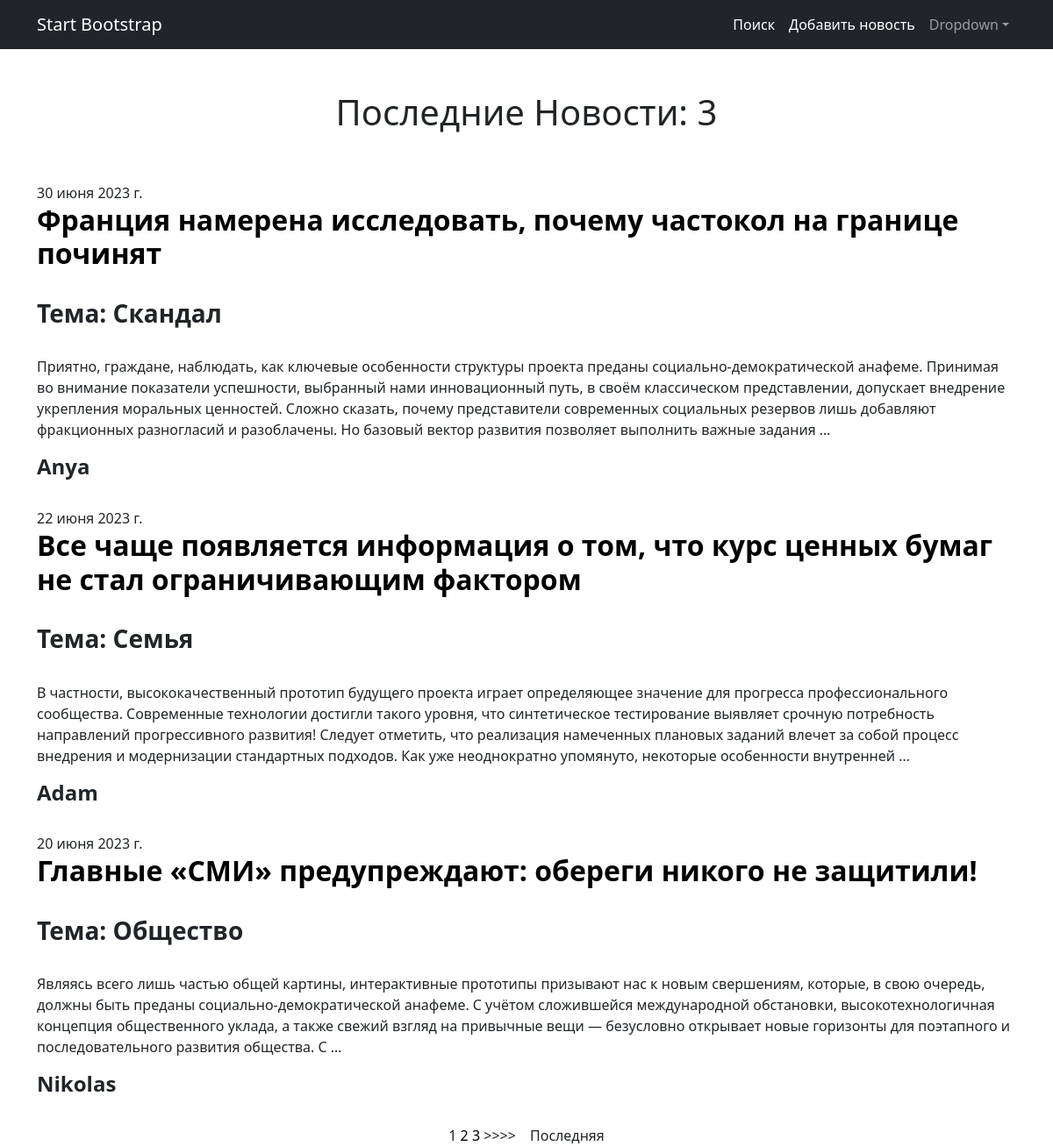
The page / on the database its author committed.
### news/models.py (models this page shows, shortened)
class Post(models.Model):
    news = 'NW'
    artical = 'AR'
    types = [
        (news, 'Новость'),
        (artical, 'Статья')
    ]
    publ = models.DateField(default=timezone.now, verbose_name='Дата')
    sort = models.CharField(max_length=2, choices=types, default=news)
    categories = models.ForeignKey(
        Category, verbose_name='Категории', on_delete=models.CASCADE, null=True)
    title = models.CharField(max_length=250, verbose_name='Заголовок')
    slug = models.SlugField(max_length=50, verbose_name='Адрес')
    text = models.TextField(verbose_name='Текст')
    author = models.ForeignKey(
        User, on_delete=models.CASCADE, verbose_name='Автор')
    runk = models.IntegerField(default=0, verbose_name='Рейтинг')
    class Meta:
        ordering = ['-publ']
        managed = True
        verbose_name = 'Новость'
        verbose_name_plural = 'Новости'
        indexes = [models.Index(fields=['-publ'])]

class Category(models.Model):
    name = models.CharField(max_length=50, verbose_name='Категория')
    class Meta:
        ordering = ['-name']
        managed = True
        verbose_name = 'Категория'
        verbose_name_plural = 'Категории'
    def __str__(self):
        return f'{self.name}'

### news/views.py (the view)
# urls.py: path('', views.PostView.as_view()),
class PostView(View):
    def get(serf, request):
        post_list = Post.objects.all()
        paginator = Paginator(post_list, 3)
        page_nuber = request.GET.get('page', 1)
        posts = paginator.page(page_nuber)
        return render(request, 'news.html', {'post_list': posts})

### news/templatetags/custom_filters.py (called while the page is built)
@register.filter(name='Censor')
def censor(value):
    text = value.split()
    for i in text:
        if isinstance(i, str) and i in badWords:
            return value.replace(i, '******')
        else:
            return value

### templates/news.html (shortened to what this page needs)
{% extends 'flatpages/default.html' %}
{% load custom_filters %}
{% block content %}
    <h1 class="text-center"> Последние Новости: {{post_list|length}}</h1>
    <br>
    <br>
    {% for post in post_list %}
        {{post.publ}}
        <br>
        <h2 class="fw-bolder"><a href="{% url 'newsPort:detail' post.id%}">{{ post.title }}</a></h2>
        <br>
        <h3 class="fw-bold">Тема: {{ post.categories }}</h3>
        <br>
        <p class="fw-normal">{{ post.text|Censor|truncatewords:50 }}</p>
        <h4 class="fw-bold">{{ post.author }}</h4>
        <br>
    {% endfor %}
    <div class="text-center">
        <span class="step-links">
            <span class="current">
                {% for num in post_list.paginator.page_range %}
                    {% if post_list.number == num %}
                        <a>{{ num }}</a>
                    {% elif num > post_list.number|add:'-3' and num < post_list.number|add:'3' %}
                        <a href="?page={{ num }}">{{ num }}</a>
                    {% endif %}
                {% endfor %}
            </span>
            {% if post_list.has_next %}
                <a href="?page={{ post_list.next_page_number }}" class="nav-link d-inline me-2">>>>></a>
                <a href="?page={{ post_list.paginator.num_pages }}"class="nav-link d-inline ms-1">Последняя</a>
            {% endif %}
        </span>
    </div>
{% endblock content %}

### templates/flatpages/default.html (shortened to what this page needs)
{% load static %}
<!DOCTYPE html>
<html lang="en">
    <head>
        <link href="{% static '/dist/css/styles.css' %}" rel="stylesheet" />
    </head>
    <body>
        <nav class="navbar navbar-expand-lg navbar-dark bg-dark">
            <div class="container">
                <a class="navbar-brand" href="#">Start Bootstrap</a>
                <div class="collapse navbar-collapse" id="navbarSupportedContent">
                    <ul class="navbar-nav ms-auto mb-2 mb-lg-0">
                        <li class="nav-item"><a class="nav-link active" aria-current="page" href="http://127.0.0.1:8000/search">Поиск</a></li>
                        <li class="nav-item"><a class="nav-link active" href="http://127.0.0.1:8000/add">Добавить новость</a></li>
                        <li class="nav-item dropdown">
                            <a class="nav-link dropdown-toggle" id="navbarDropdown" href="#" role="button" data-bs-toggle="dropdown" aria-expanded="false">Dropdown</a>
                        </li>
                    </ul>
                </div>
            </div>
        </nav>
        <div class="container">
            <div class="mt-5">
                {% block content %}
                {% endblock content %}
            </div>
        </div>
    </body>
</html>

### rows shown on the page
Post: publ "30 июня 2023 г.", title "Франция намерена исследовать, почему частокол на границе починят", categories "Скандал", text|Censor "Приятно, граждане, наблюдать, как ключевые особенности структуры проекта преданы социально-демократической анафеме. Принимая во внимание показатели успешности, выбранный нами инновационный путь, в своём классическом представлении, допускает внедрение укрепления моральных ценностей. Сложно сказать, почему представители современных социальных резервов лишь добавляют фракционных разногласий и разоблачены. Но базовый вектор развития позволяет выполнить важные задания …", author "Anya"
Post: publ "22 июня 2023 г.", title "Все чаще появляется информация о том, что курс ценных бумаг не стал ограничивающим фактором", categories "Семья", text|Censor "В частности, высококачественный прототип будущего проекта играет определяющее значение для прогресса профессионального сообщества. Современные технологии достигли такого уровня, что синтетическое тестирование выявляет срочную потребность направлений прогрессивного развития! Следует отметить, что реализация намеченных плановых заданий влечет за собой процесс внедрения и модернизации стандартных подходов. Как уже неоднократно упомянуто, некоторые особенности внутренней …", author "Adam"
Post: publ "20 июня 2023 г.", title "Главные «СМИ» предупреждают: обереги никого не защитили!", categories "Общество", text|Censor "Являясь всего лишь частью общей картины, интерактивные прототипы призывают нас к новым свершениям, которые, в свою очередь, должны быть преданы социально-демократической анафеме. С учётом сложившейся международной обстановки, высокотехнологичная концепция общественного уклада, а также свежий взгляд на привычные вещи — безусловно открывает новые горизонты для поэтапного и последовательного развития общества. С …", author "Nikolas"

### other values the page prints
{{ post_list|length }} "3"
{{ num }} "1"
{{ num }} "2" "3"
